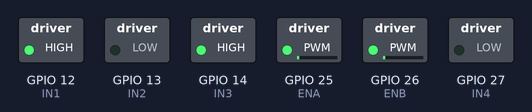
This sketch was run on a simulated ESP32. On the bench: switched loads named in the sketch (green lamp = pin HIGH). Nothing arrives over Bluetooth unless stated; what the sketch prints to the serial monitor is not drawn.

Above: at 0.1 s.
Timing chart, 0 to 1.6 s (numbered marks = the images above):
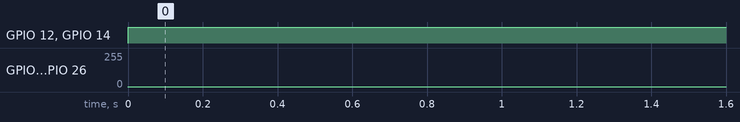

Measured:
- by itself, GPIO 12 (IN1), GPIO 14 (IN3): LOW → HIGH at 0.00 s
- by itself, GPIO 25 (ENA), GPIO 26 (ENB): 0/255 → 1/255 at 0.00 s

The sketch:

ps4Rc.ino
```cpp
#include <PS4Controller.h>

// Left side motors
#define IN1 12
#define IN2 13
#define ENA 25

// Right side motors
#define IN3 14
#define IN4 27
#define ENB 26

void setup() {
  Serial.begin(115200);
  PS4.begin("5c:61:99:9b:bb:b2");
  Serial.println("Waiting for PS4 controller...");

  pinMode(IN1, OUTPUT);
  pinMode(IN2, OUTPUT);
  pinMode(ENA, OUTPUT);

  pinMode(IN3, OUTPUT);
  pinMode(IN4, OUTPUT);
  pinMode(ENB, OUTPUT);
}

void setMotor(int in1, int in2, int en, int speed) {
  if (speed > 0) {
    digitalWrite(in1, HIGH);
    digitalWrite(in2, LOW);
    analogWrite(en, speed);
  } else if (speed < 0) {
    digitalWrite(in1, LOW);
    digitalWrite(in2, HIGH);
    analogWrite(en, -speed);
  } else {
    digitalWrite(in1, LOW);
    digitalWrite(in2, LOW);
    analogWrite(en, 0);
  }
}

void loop() {
  if (PS4.isConnected()) {
    int leftY = -PS4.LStickY();  // Invert for natural forward control
    int rightY = -PS4.RStickY();

    int leftSpeed = map(leftY, -128, 127, -255, 255);
    int rightSpeed = map(rightY, -128, 127, -255, 255);

    setMotor(IN1, IN2, ENA, leftSpeed);
    setMotor(IN3, IN4, ENB, rightSpeed);

    // Debug
    Serial.print("LeftSpeed: ");
    Serial.print(leftSpeed);
    Serial.print(" | RightSpeed: ");
    Serial.println(rightSpeed);
  }
}
```
